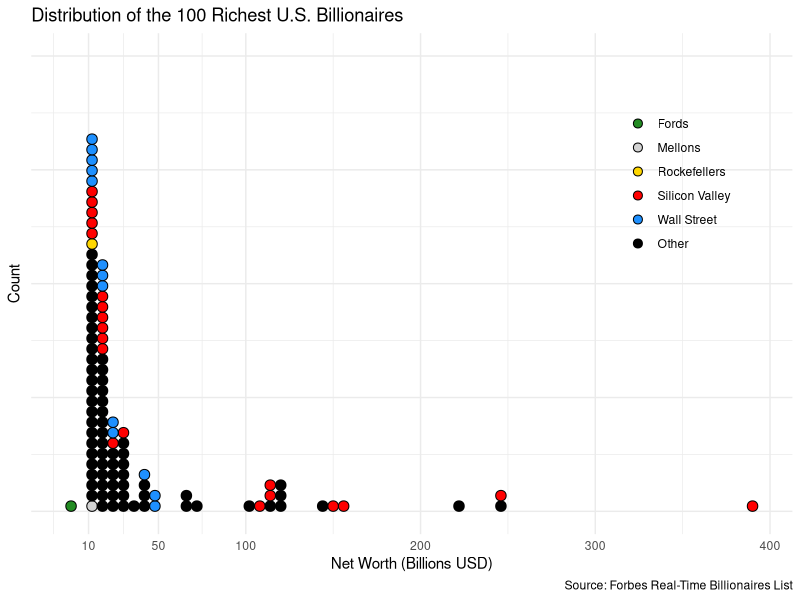

R code for this plot:
library(tidyverse)

billionaires = read_csv("billionaires.csv") |>
    select(-rank, -image, -previous_worth) |>
    filter(country == "United States")

topline = billionaires |>
    slice(1:20) |>
    summarise(total_worth = sum(current_worth)) |>
    print()

# Combined net worth of top 20 billionaires is 2779 billion (or 2.779 trillion)

# Histogram of 100 richest billionaires

silicon_valley <- c(
  "Elon Musk",         # Tesla, SpaceX (SV-adjacent)
  "Mark Zuckerberg",   # Facebook (Meta)
  "Larry Page",        # Google (Alphabet)
  "Sergey Brin",       # Google (Alphabet)
  "Bill Gates",        # Microsoft
  "Melinda French Gates", # Microsoft, investments
  "Eric Schmidt",      # Google (Alphabet)
  "Dustin Moskovitz",  # Facebook (Meta)
  "Peter Thiel",       # Facebook, investments
  "Jan Koum",          # WhatsApp
  "Brian Armstrong",   # Coinbase (Cryptocurrency)
  "John Doerr",        # Venture Capital (Kleiner Perkins)
  "David Duffield",    # Workday, PeopleSoft (Business Software)
  "Lin Bin",           # Xiaomi (Smartphones, partly SV-linked)
  "Adam Foroughi",     # AppLovin (Marketing software, mobile games)
  "Jay Chaudhry",      # Zscaler (Security software)
  "Michael Dell",      # Dell Technologies
  "Robert Pera",       # Ubiquiti (Wireless networking)
  "Henry Nicholas III",# Broadcom (Semiconductors)
  "Jensen Huang"       # Nvidia (Semiconductors)
)

wall_street <- c(
  "Stephen Schwarzman",  # Blackstone (Private Equity)
  "Ken Griffin",         # Citadel (Hedge Funds)
  "Jeff Yass",           # Susquehanna International Group (Trading, Investments)
  "Steve Cohen",         # Point72, formerly SAC Capital (Hedge Funds)
  "David Tepper",        # Appaloosa Management (Hedge Funds)
  "Ray Dalio",           # Bridgewater Associates (Hedge Funds)
  "Israel Englander",    # Millennium Management (Hedge Funds)
  "Henry Kravis",        # KKR (Private Equity)
  "George Roberts",      # KKR (Private Equity)
  "Leon Black",          # Apollo Global Management (Private Equity)
  "Josh Harris",         # Apollo Global Management, 76ers (Private Equity)
  "Robert F. Smith",     # Vista Equity Partners (Private Equity)
  "James Simons",        # Renaissance Technologies (Hedge Funds) *not in list but notable*
  "Arthur Dantchik"      # Susquehanna International Group (Trading, Investments)
)

families = tibble(id = c("mellons", "rockefellers", "fords"),
                 name = c("Mellons", "Rockefellers", "Fords"),
                 industry = c("Mellons", "Rockefellers", "Fords"),
                 current_worth = c(14.1, 10.3, 2))

billionaires_plot = billionaires |>
    slice(1:100) |>
    mutate(industry = case_when(name %in% silicon_valley ~ "Silicon Valley",
                                name %in% wall_street ~ "Wall Street",
                                TRUE ~ "Other")) |>
    bind_rows(families)

custom_colors = c("#228B22", "#D3D3D3", "#FFD700", "#FF0000", "#1E90FF", "#000000")

billionaires_plot |>
  ggplot(aes(x = current_worth, fill = industry)) +
  geom_dotplot(binwidth = 6, dotsize = 1, method = "histodot",
               stackgroups = TRUE) +
  labs(x = "Net Worth (Billions USD)", y = "Count",
       title = "Distribution of the 100 Richest U.S. Billionaires",
       caption = "Source: Forbes Real-Time Billionaires List") +
  theme_minimal() +
  scale_x_continuous(breaks = c(10, 50, 100, 200, 300, 400),
                     labels = c("10", "50", "100", "200", "300", "400")) +
  scale_y_continuous(labels = NULL) +
  scale_fill_manual(values = custom_colors,
                    breaks = c("Fords", "Mellons", "Rockefellers",
                               "Silicon Valley", "Wall Street", "Other")) +
  guides(fill = guide_legend(title = NULL)) +
  theme(legend.position = c(0.85, 0.7))
